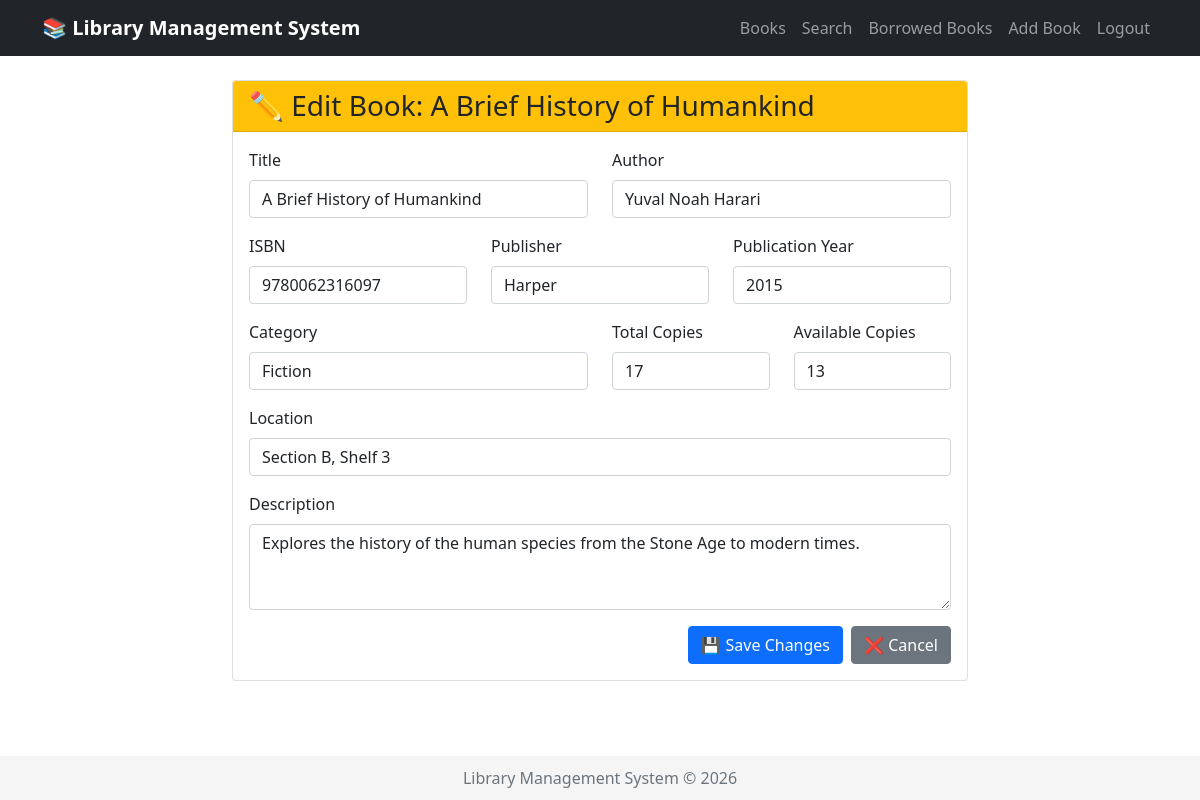
Screenshot of /books/edit/5/ (signed in) with the database file from the repository.
### books/models.py (models this page shows, shortened)
class Book(models.Model):
    title = models.CharField(max_length=200)
    author = models.CharField(max_length=100)
    isbn = models.CharField(max_length=13, unique=True)
    publisher = models.CharField(max_length=100)
    publication_year = models.IntegerField()
    category = models.CharField(max_length=50)
    total_copies = models.IntegerField(default=1)
    available_copies = models.IntegerField(default=1)
    location = models.CharField(max_length=50, blank=True)
    description = models.TextField(blank=True)
    created_at = models.DateTimeField(auto_now_add=True)
    updated_at = models.DateTimeField(auto_now=True)
    class Meta:
        ordering = ['title']

### books/views.py (the view)
# urls.py: path('books/edit/<int:book_id>/', views.edit_book, name='edit_book'),
@login_required
@user_passes_test(is_admin)
def edit_book(request, book_id):
    book = get_object_or_404(Book, id=book_id)
    if request.method == 'POST':
        form = BookForm(request.POST, instance=book)
        if form.is_valid():
            form.save()
            messages.success(request, f'Book "{book.title}" updated successfully!')
            return redirect('book_list')
    else:
        form = BookForm(instance=book)
    return render(request, 'edit_book.html', {'form': form, 'book': book})

### books/views.py (called while the page is built)
def is_admin(user):
    return user.is_staff or user.is_superuser

### books/templates/edit_book.html (shortened to what this page needs)
{% extends 'base.html' %}
{% block content %}
<div class="row">
    <div class="col-md-8 offset-md-2">
        <div class="card">
            <div class="card-header bg-warning">
                <h3 class="mb-0">✏️ Edit Book: {{ book.title }}</h3>
            </div>
            <div class="card-body">
                <form method="post">
                    <div class="row">
                        <div class="col-md-6 mb-3">
                            <label for="{{ form.title.id_for_label }}" class="form-label">Title</label>
                            {{ form.title }}
                        </div>
                        <div class="col-md-6 mb-3">
                            <label for="{{ form.author.id_for_label }}" class="form-label">Author</label>
                            {{ form.author }}
                        </div>
                    </div>
                    <div class="row">
                        <div class="col-md-4 mb-3">
                            <label for="{{ form.isbn.id_for_label }}" class="form-label">ISBN</label>
                            {{ form.isbn }}
                        </div>
                        <div class="col-md-4 mb-3">
                            <label for="{{ form.publisher.id_for_label }}" class="form-label">Publisher</label>
                            {{ form.publisher }}
                        </div>
                        <div class="col-md-4 mb-3">
                            <label for="{{ form.publication_year.id_for_label }}" class="form-label">Publication Year</label>
                            {{ form.publication_year }}
                        </div>
                    </div>
                    <div class="row">
                        <div class="col-md-6 mb-3">
                            <label for="{{ form.category.id_for_label }}" class="form-label">Category</label>
                            {{ form.category }}
                        </div>
                        <div class="col-md-3 mb-3">
                            <label for="{{ form.total_copies.id_for_label }}" class="form-label">Total Copies</label>
                            {{ form.total_copies }}
                        </div>
                        <div class="col-md-3 mb-3">
                            <label for="{{ form.available_copies.id_for_label }}" class="form-label">Available Copies</label>
                            {{ form.available_copies }}
                        </div>
                    </div>
                    <div class="mb-3">
                        <label for="{{ form.location.id_for_label }}" class="form-label">Location</label>
                        {{ form.location }}
                    </div>
                    <div class="mb-3">
                        <label for="{{ form.description.id_for_label }}" class="form-label">Description</label>
                        {{ form.description }}
                    </div>
                    <div class="d-grid gap-2 d-md-flex justify-content-md-end">
                        <button type="submit" class="btn btn-primary">💾 Save Changes</button>
                        <a href="{% url 'book_list' %}" class="btn btn-secondary">❌ Cancel</a>
                    </div>
                </form>
            </div>
        </div>
    </div>
</div>
{% endblock %}

### rows the page displays
Book: title "A Brief History of Humankind", author "Yuval Noah Harari", isbn "9780062316097", publisher "Harper", publication_year "2015", category "Fiction", total_copies "17", available_copies "13", location "Section B, Shelf 3", description "Explores the history of the human species from the Stone Age to modern times."
